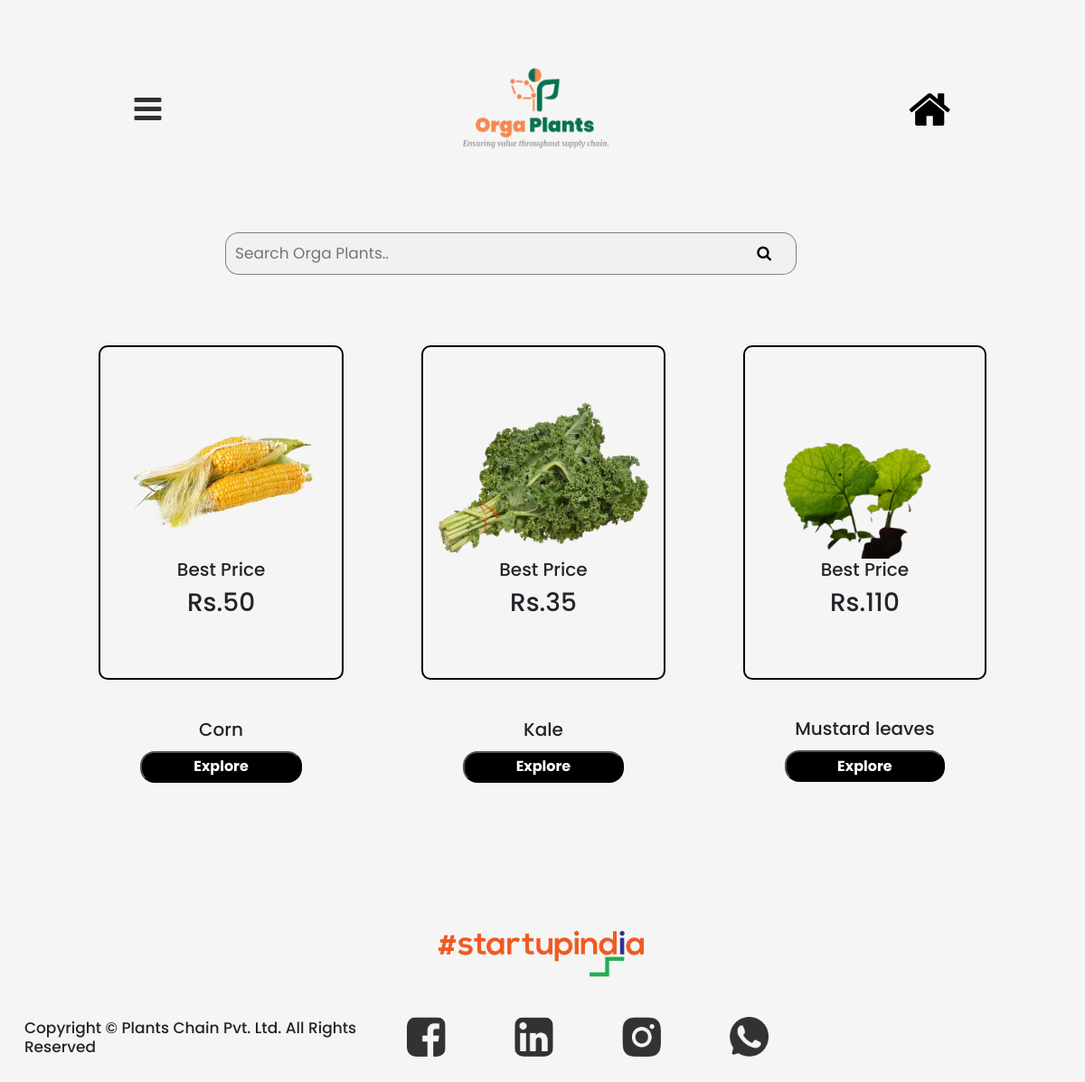
Screenshot of /exotic with the database file from the repository.
### orga/models.py (models this page shows, shortened)
class products(models.Model):
    id = models.AutoField(primary_key=True)
    name=models.CharField(max_length=200)
    category_choices = ( ('Fruits',"Fruits"),('Exotics',"Exotics"),('vegetables',"Vegetables"))
    category =models.CharField(max_length=20,
                  choices=category_choices )
    productlinkImage=models.ImageField(upload_to='products')
    lowest_prices = models.TextField(max_length=10)
    communityfarm=models.CharField(max_length=10000)
    greendna=models.CharField(max_length=10000)
    healthybuddha=models.CharField(max_length=10000)
    organiceraa=models.CharField(max_length=10000)
    freshfarm=models.CharField(max_length=10000)

### orga/views.py (the view)
# urls.py: path('exotic', views.exotic,name='exotic'),
def exotic(request):
    if request.method == 'POST':
        name = request.POST.get('name')
        email  =request.POST.get('email')
        message = request.POST.get('message')
        saving = contactus(name=name, email=email, message=message)
        saving.save()
    getitemtablesmodel = products.objects.all()
    return render(request, 'pages/exotic.html',{'item':getitemtablesmodel})

### templates/pages/exotic.html (shortened to what this page needs)
{% extends 'basic.html' %}
{% load static %}
{% block belowheader %}
    <div class="searchorga" style="    margin-top: -6%;
    margin-bottom: -5%; ">
        <form class=" example " action="{% url 'searchitems' %}" method="GET" value="{{request.GET.q}}">
            <input type="text" placeholder="Search Orga Plants.."  name="q" value="{{request.GET.q}}" style="    border: 1px solid gray;
            border-right: none;">
            <button type="submit" style="border-radius:0px 15px 15px 0px ;border: 1px solid gray;
            border-left: none;"   name="submit" value="Search"><i class="fa fa-search"></i></button>
        </form>
    </div>
    {%  endblock belowheader %}
    {% block content %}
      <div class="vegatablescontents" style="margin-bottom: 12%;">
        {% for item in item %}
        {%  if item.category == "Exotics"    %}
        <div class="vegicontent">
            <div class="vegatabeItem">
                <img src="{{item.productlinkImage.url}}"  alt="" srcset="" style="      max-width: 241px;
                height: 176px;
                ">
                <h5>Best Price</h5>
                <h3> {{item.lowest_prices}}</h3>
            </div>
            <h5 class="namevege sectiontext">
             {{item.name}}
            </h5>
            <a href="{% url 'productdescription' item.id %}"  >   <button class="section_button"> Explore
            </button></a>
        </div>
        {% endif %}
        {% endfor %}
    </div>
    {% include 'components/specialFooter.html' %}
    {%  endblock content %}

### templates/basic.html (shortened to what this page needs)
<!doctype html>
<html lang="en">
{% load static %}
<head>
    <link href="https://cdn.jsdelivr.net/npm/bootstrap@5.2.0-beta1/dist/css/bootstrap.min.css" rel="stylesheet"
>
    <link rel="stylesheet" href="{% static  'css/style.css' %}">
    <link rel="stylesheet" href="https://cdnjs.cloudflare.com/ajax/libs/font-awesome/4.7.0/css/font-awesome.min.css">
    <link rel="stylesheet" href="https://cdnjs.cloudflare.com/ajax/libs/OwlCarousel2/2.3.4/assets/owl.carousel.min.css"
 />
    <link rel="stylesheet"
        href="https://cdnjs.cloudflare.com/ajax/libs/OwlCarousel2/2.3.4/assets/owl.theme.default.min.css"
 />
    <link rel="stylesheet" href="{% static  'css/crausol.css' %}">
    <link rel="stylesheet" href="{% static  'css/footer.css' %}">
    <link rel="stylesheet" href="{% static  'css/contactform.css' %}">
    <link rel="stylesheet" href="{% static  'css/pages/vegatable.css' %}">
</head>
<body>
    <header>
        <ul>
            <li><div class="humburgeritems">
                <div class="baricon" id="humburger">
                    <i class="fa fa-bars"></i>
                </div>
                </li>
                <li>
                </div> <div class="logo">
                    <img src="{% static 'images/logo/logo.png' %}" alt="">
                </div>
                </li>
                <li>
                    <a href="../../index.html">
                    <div class="homeicon">
                        <i class="fa fa-home" style="color: black; font-size: 50px;"></i>
                    </div>
                    </a>
                </li>
        </ul>
    </header>
{% block belowheader %}
{%  endblock belowheader %}
{% block content %}
{%  endblock content %}
</body>
</html>

### templates/components/specialFooter.html (shortened to what this page needs)
{% load static %}
<div class="startupindiaLogo" style="    display: flex;
margin: auto;
justify-content: center; ">
    <img src="{% static 'images/logo/StartUp.png' %}" alt="">
</div>
<div style=" margin-top:3%;     margin-left: -4%; display: flex;
justify-content: space-around;
margin-bottom: 4%; max-width: 78%;" class="copyright specialCopyright" >
    <h1 style="
    margin-top: 1%;
    font-size: 17px;
    margin-left: 8%;">Copyright © Plants Chain Pvt. Ltd. All Rights Reserved </h1>
    <div class="iconsafterstartuplogo">
        <div>
            <a href="https://www.facebook.com/login/" target="_blank">
                <img src="{% static  'images/social/facebook.png' %}" alt="" srcset="" style="    max-width: 43px;
border-radius: 10px;
height: 44px;">
            </a>
        </div>
        <div>
            <a href="https://www.linkedin.com/login" target="_blank">
               <img src="{% static  'images/social/linkedin.png' %}" alt="" srcset="" style="    max-width: 43px;
border-radius: 10px;
height: 44px;">
            </a>
        </div>
        <div>
            <a href="https://www.instagram.com/accounts/login/" target="_blank">
              <img src="{% static  'images/social/instagram.png' %}" alt="" srcset="" style="    max-width: 43px;
border-radius: 10px;
height: 44px;">
            </a>
        </div>
        <div>
            <a href="https://web.whatsapp.com/" target="_blank">
               <img src="{% static  'images/social/whatsapp.png' %}" alt="" srcset=""   style="    max-width: 43px;
border-radius: 10px;
height: 44px;">
            </a>
        </div>
    </div>
</div>

### static/css/style.css (style rules this page uses)
* { margin: 0; padding: 0; }
html,body { overflow-x: hidden ; font-family: 'Poppins'; font-style: normal; font-weight: 700; background: #F5F5F5; }
header { display: flex; margin: auto; justify-content: center; align-items: center; }
header ul li { list-style: none; display: flex; margin: auto; justify-content: center; align-items: center; }
.logo img { height: 237px; width: 233px; margin-top: 2%; }
header ul { display: contents; }
.baricon { font-size: 35px; cursor: pointer; }
.baricon i { color: #313232; }
.logo { text-align: center; margin: auto; justify-content: center; align-items: center; }
.searchorga { max-width: 60%; margin: auto; height: 230px; border-radius: 20px; }
.example { padding: 87px; }
form.example input[type=text] { padding: 10px; font-size: 17px; border: 1px solid transparent; float: left; width: 80%; background: #f1f1f1; border-radius: 15px 0px 0px 15px; }
form.example button { float: left; width: 10%; padding: 10px; background: #f1f1f1; color: black; font-size: 17px; border: 1px solid transparent; border-left: none; cursor: pointer; }
form.example::after { content: ""; clear: both; display: table; }
.iconsafterstartuplogo { display: flex; }
.iconsafterstartuplogo div { align-items: center; justify-content: center; display: flex; margin: auto; margin: 0px 38px; }
@media only screen and (max-width:1430px) { .searchorga { max-width: 73%; } }

### static/css/crausol.css (style rules this page uses)
.sectiontext { margin-top: 50px; text-align: center; }

### static/css/pages/vegatable.css (style rules this page uses)
.vegicontent { max-width: 25%; }
.vegatabeItem { border: 2px solid black; border-radius: 10px; display: flex; flex-direction: column; margin: auto; justify-content: center; align-items: center; padding: 58px; margin: 12%; max-width: 100%; }
.vegatablescontents { display: flex; flex-direction: row; max-width: 90%; margin: auto; flex-wrap: wrap; justify-content: center; }
.section_button { color: white; background-color: black; font-weight: bold; text-align: center; padding: 1%; border-radius: 16px; width: 50%; margin-left: 25%; }
.sectiontext { display: flex; justify-content: center; margin: 12px; margin-top: 2%; }
@media only screen and (max-width:1200px) { .vegicontent { max-width: 33%; } }

### templates/basic.html (style rules this page uses)
.logo { text-align: center; }

### rows the page displays
products: productlinkImage (picture), lowest_prices "Rs.50", name "Corn"
products: productlinkImage (picture), lowest_prices "Rs.35", name "Kale"
products: productlinkImage (picture), lowest_prices "Rs.110", name "Mustard leaves"
